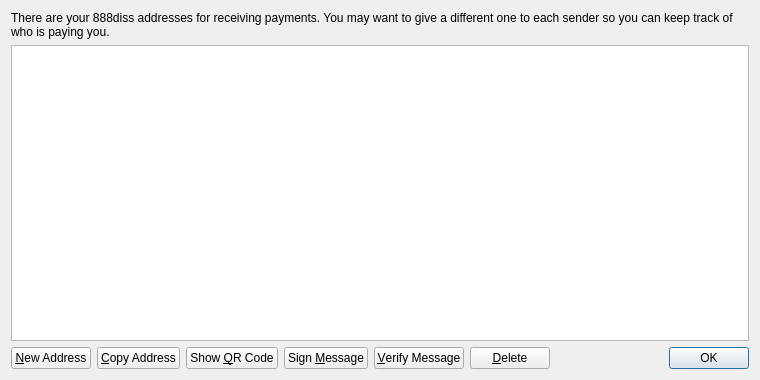
<?xml version="1.0" encoding="UTF-8"?>
<ui version="4.0">
 <class>AddressBookPage</class>
 <widget class="QWidget" name="AddressBookPage">
  <property name="geometry">
   <rect>
    <x>0</x>
    <y>0</y>
    <width>760</width>
    <height>380</height>
   </rect>
  </property>
  <property name="windowTitle">
   <string>Address Book</string>
  </property>
  <layout class="QVBoxLayout" name="verticalLayout">
   <item>
    <widget class="QLabel" name="labelExplanation">
     <property name="text">
      <string>There are your 888diss addresses for receiving payments. You may want to give a different one to each sender so you can keep track of who is paying you.</string>
     </property>
     <property name="textFormat">
      <enum>Qt::PlainText</enum>
     </property>
     <property name="wordWrap">
      <bool>true</bool>
     </property>
    </widget>
   </item>
   <item>
    <widget class="QTableView" name="tableView">
     <property name="contextMenuPolicy">
      <enum>Qt::CustomContextMenu</enum>
     </property>
     <property name="toolTip">
      <string>Double-click to edit address or label</string>
     </property>
     <property name="tabKeyNavigation">
      <bool>false</bool>
     </property>
     <property name="alternatingRowColors">
      <bool>true</bool>
     </property>
     <property name="selectionMode">
      <enum>QAbstractItemView::SingleSelection</enum>
     </property>
     <property name="selectionBehavior">
      <enum>QAbstractItemView::SelectRows</enum>
     </property>
     <property name="sortingEnabled">
      <bool>true</bool>
     </property>
     <attribute name="verticalHeaderVisible">
      <bool>false</bool>
     </attribute>
    </widget>
   </item>
   <item>
    <layout class="QHBoxLayout" name="horizontalLayout">
     <item>
      <widget class="QPushButton" name="newAddressButton">
       <property name="toolTip">
        <string>Create a new address</string>
       </property>
       <property name="text">
        <string>&amp;New Address</string>
       </property>
       <property name="icon">
        <iconset resource="../bitcoin.qrc">
         <normaloff>:/icons/add</normaloff>:/icons/add</iconset>
       </property>
      </widget>
     </item>
     <item>
      <widget class="QPushButton" name="copyToClipboard">
       <property name="toolTip">
        <string>Copy the currently selected address to the system clipboard</string>
       </property>
       <property name="text">
        <string>&amp;Copy Address</string>
       </property>
       <property name="icon">
        <iconset resource="../bitcoin.qrc">
         <normaloff>:/icons/editcopy</normaloff>:/icons/editcopy</iconset>
       </property>
      </widget>
     </item>
     <item>
      <widget class="QPushButton" name="showQRCode">
       <property name="text">
        <string>Show &amp;QR Code</string>
       </property>
       <property name="icon">
        <iconset resource="../bitcoin.qrc">
         <normaloff>:/icons/qrcode</normaloff>:/icons/qrcode</iconset>
       </property>
      </widget>
     </item>
     <item>
      <widget class="QPushButton" name="signMessage">
       <property name="toolTip">
        <string>Sign a message to prove you own a 888diss address</string>
       </property>
       <property name="text">
        <string>Sign &amp;Message</string>
       </property>
       <property name="icon">
        <iconset resource="../bitcoin.qrc">
         <normaloff>:/icons/edit</normaloff>:/icons/edit</iconset>
       </property>
      </widget>
     </item>
     <item>
      <widget class="QPushButton" name="verifyMessage">
       <property name="toolTip">
        <string>Verify a message to ensure it was signed with a specified 888diss address</string>
       </property>
       <property name="text">
        <string>&amp;Verify Message</string>
       </property>
       <property name="icon">
        <iconset resource="../bitcoin.qrc">
         <normaloff>:/icons/transaction_0</normaloff>:/icons/transaction_0</iconset>
       </property>
      </widget>
     </item>
     <item>
      <widget class="QPushButton" name="deleteButton">
       <property name="toolTip">
        <string>Delete the currently selected address from the list</string>
       </property>
       <property name="text">
        <string>&amp;Delete</string>
       </property>
       <property name="icon">
        <iconset resource="../bitcoin.qrc">
         <normaloff>:/icons/remove</normaloff>:/icons/remove</iconset>
       </property>
      </widget>
     </item>
     <item>
      <spacer name="horizontalSpacer">
       <property name="orientation">
        <enum>Qt::Horizontal</enum>
       </property>
       <property name="sizeHint" stdset="0">
        <size>
         <width>40</width>
         <height>20</height>
        </size>
       </property>
      </spacer>
     </item>
     <item>
      <widget class="QDialogButtonBox" name="buttonBox">
       <property name="sizePolicy">
        <sizepolicy hsizetype="Maximum" vsizetype="Fixed">
         <horstretch>0</horstretch>
         <verstretch>0</verstretch>
        </sizepolicy>
       </property>
       <property name="standardButtons">
        <set>QDialogButtonBox::Ok</set>
       </property>
      </widget>
     </item>
    </layout>
   </item>
  </layout>
 </widget>
 <resources>
  <include location="../bitcoin.qrc"/>
 </resources>
 <connections/>
</ui>
